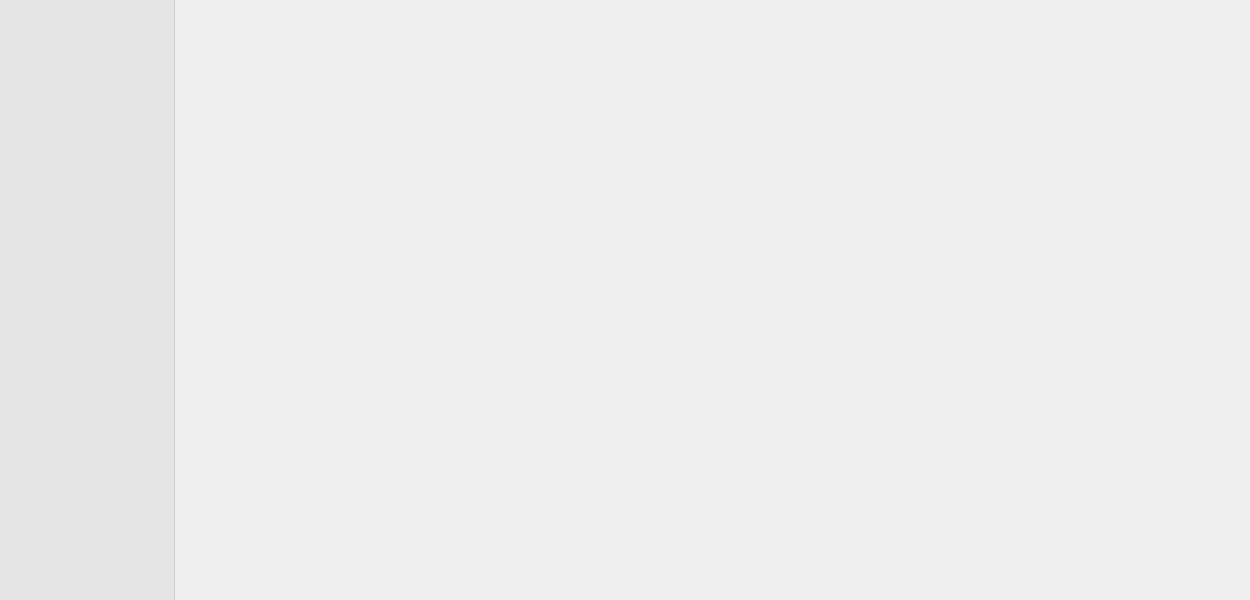
<?xml version="1.0" encoding="UTF-8"?>
<ui version="4.0">
 <class>WindowView</class>
 <widget class="QMainWindow" name="WindowView">
  <property name="geometry">
   <rect>
    <x>0</x>
    <y>0</y>
    <width>1250</width>
    <height>600</height>
   </rect>
  </property>
  <property name="minimumSize">
   <size>
    <width>1250</width>
    <height>600</height>
   </size>
  </property>
  <property name="styleSheet">
   <string notr="true">QMenu {
  border: 0;
  border-left: 1px solid #cdcdcd;
  border-right: 1px solid #cdcdcd;
  background-color: #e5e5e5;
}

QMenu::item {
  padding: 4px 18px;
}

QMenu::item:selected {
  background-color: #dedede;
}

QMenu::item:pressed {
  background-color: #b7b7b7;
}

QMenu::separator {
  background-color: #cdcdcd;
  height: 1px;
  margin: 2px 0;
}

QScrollBar {
  background-color: #f0f0f0;
}

QScrollBar:horizontal {
  height: 10px;
  margin: 0 10px;
}

QScrollBar:vertical {
  margin: 10px 0;
  width: 10px;
}

QScrollBar::add-page,
QScrollBar::sub-page {
  background-color: none;
}

QScrollBar::handle {
  background-color: #dedede;
  min-width: 20px;
}

QScrollBar::add-line,
QScrollBar::sub-line {
  background-color: #dedede;
  subcontrol-origin: margin;
}

QScrollBar::add-line:horizontal {
  subcontrol-position: right;
  width: 10px;
}

QScrollBar::add-line:vertical {
  height: 10px;
  subcontrol-position: bottom;
}

QScrollBar::sub-line:horizontal {
  subcontrol-position: left;
  width: 10px;
}

QScrollBar::sub-line:vertical {
  height: 10px;
  subcontrol-position: top;
}

QScrollBar::handle:hover,
QScrollBar::add-line:hover,
QScrollBar::sub-line:hover {
  background-color: #cdcdcd;
}

QScrollBar::handle:pressed,
QScrollBar::add-line:pressed,
QScrollBar::sub-line:pressed {
  background-color: #b7b7b7;
}</string>
  </property>
  <widget class="QWidget" name="window">
   <layout class="QHBoxLayout" name="windowLayout">
    <property name="spacing">
     <number>0</number>
    </property>
    <property name="leftMargin">
     <number>0</number>
    </property>
    <property name="topMargin">
     <number>0</number>
    </property>
    <property name="rightMargin">
     <number>0</number>
    </property>
    <property name="bottomMargin">
     <number>0</number>
    </property>
    <item>
     <widget class="QWidget" name="bar" native="true">
      <property name="minimumSize">
       <size>
        <width>175</width>
        <height>0</height>
       </size>
      </property>
      <property name="styleSheet">
       <string notr="true">QWidget {
  background-color: #e5e5e5;
  border: 0;
  border-right: 1px solid #cdcdcd;
}

QPushButton {
  font-weight: bold;
  text-align: left;
  padding: 8px 20px;
}

QPushButton[type=&quot;1&quot;] {
  font-weight: normal;
  padding: 5px 20px 5px 30px;
}

QPushButton:hover {
  background-color: #dedede;
}

QPushButton:pressed {
  background-color: #b7b7b7;
}

QPushButton:checked {
  background-color: #cdcdcd;
}</string>
      </property>
      <layout class="QVBoxLayout" name="barLayout">
       <property name="spacing">
        <number>0</number>
       </property>
       <property name="leftMargin">
        <number>0</number>
       </property>
       <property name="topMargin">
        <number>0</number>
       </property>
       <property name="rightMargin">
        <number>0</number>
       </property>
       <property name="bottomMargin">
        <number>24</number>
       </property>
       <item>
        <widget class="QWidget" name="logoView" native="true">
         <layout class="QVBoxLayout" name="verticalLayout">
          <property name="spacing">
           <number>0</number>
          </property>
          <property name="leftMargin">
           <number>0</number>
          </property>
          <property name="topMargin">
           <number>6</number>
          </property>
          <property name="rightMargin">
           <number>0</number>
          </property>
          <property name="bottomMargin">
           <number>6</number>
          </property>
          <item>
           <widget class="QLabel" name="logo">
            <property name="maximumSize">
             <size>
              <width>175</width>
              <height>58</height>
             </size>
            </property>
            <property name="pixmap">
             <pixmap resource="../openPASS-Window.qrc">:/Views/logo_openpass.png</pixmap>
            </property>
            <property name="scaledContents">
             <bool>true</bool>
            </property>
            <property name="alignment">
             <set>Qt::AlignCenter</set>
            </property>
           </widget>
          </item>
         </layout>
        </widget>
       </item>
       <item>
        <widget class="QWidget" name="sidebar" native="true">
         <layout class="QVBoxLayout" name="sidebarLayout">
          <property name="spacing">
           <number>0</number>
          </property>
          <property name="leftMargin">
           <number>0</number>
          </property>
          <property name="topMargin">
           <number>0</number>
          </property>
          <property name="rightMargin">
           <number>0</number>
          </property>
          <property name="bottomMargin">
           <number>0</number>
          </property>
         </layout>
        </widget>
       </item>
       <item>
        <spacer name="spacer">
         <property name="orientation">
          <enum>Qt::Vertical</enum>
         </property>
         <property name="sizeHint" stdset="0">
          <size>
           <width>0</width>
           <height>0</height>
          </size>
         </property>
        </spacer>
       </item>
      </layout>
     </widget>
    </item>
    <item>
     <widget class="QWidget" name="content" native="true">
      <layout class="QVBoxLayout" name="contentLayout">
       <property name="spacing">
        <number>0</number>
       </property>
       <property name="leftMargin">
        <number>0</number>
       </property>
       <property name="topMargin">
        <number>0</number>
       </property>
       <property name="rightMargin">
        <number>0</number>
       </property>
       <property name="bottomMargin">
        <number>0</number>
       </property>
       <item>
        <widget class="QWidget" name="top" native="true">
         <property name="styleSheet">
          <string notr="true">QWidget#top {
  background-color: #e5e5e5;
  border: 0;
  border-bottom: 1px solid #cdcdcd;
}</string>
         </property>
         <layout class="QHBoxLayout" name="topLayout">
          <property name="spacing">
           <number>0</number>
          </property>
          <property name="leftMargin">
           <number>0</number>
          </property>
          <property name="topMargin">
           <number>0</number>
          </property>
          <property name="rightMargin">
           <number>0</number>
          </property>
          <property name="bottomMargin">
           <number>0</number>
          </property>
          <item>
           <widget class="QWidget" name="menu" native="true">
            <property name="styleSheet">
             <string notr="true">QPushButton {
  background-color: #e5e5e5;
  border: 0;
  border-bottom: 1px solid #cdcdcd;
  padding: 8px 16px;
}

QPushButton:hover {
  background-color: #dedede;
}

QPushButton:pressed {
  background-color: #b7b7b7;
}

QPushButton:checked {
  background-color: #cdcdcd;
}

QPushButton::menu-indicator {
  left: -8px;
  position: relative;
  subcontrol-origin: padding;
  subcontrol-position: center right;
  top: 1px;
}

QLabel {
  border: 0;
  border-left: 1px solid #cdcdcd;
  max-width: 0;
}</string>
            </property>
            <layout class="QHBoxLayout" name="menuLayout">
             <property name="spacing">
              <number>0</number>
             </property>
             <property name="leftMargin">
              <number>0</number>
             </property>
             <property name="topMargin">
              <number>0</number>
             </property>
             <property name="rightMargin">
              <number>0</number>
             </property>
             <property name="bottomMargin">
              <number>0</number>
             </property>
            </layout>
           </widget>
          </item>
          <item>
           <spacer name="topSpacer">
            <property name="orientation">
             <enum>Qt::Horizontal</enum>
            </property>
            <property name="sizeHint" stdset="0">
             <size>
              <width>0</width>
              <height>0</height>
             </size>
            </property>
           </spacer>
          </item>
         </layout>
        </widget>
       </item>
       <item>
        <widget class="QStackedWidget" name="views"/>
       </item>
      </layout>
     </widget>
    </item>
   </layout>
  </widget>
 </widget>
 <resources>
  <include location="../openPASS-Window.qrc"/>
 </resources>
 <connections/>
</ui>
